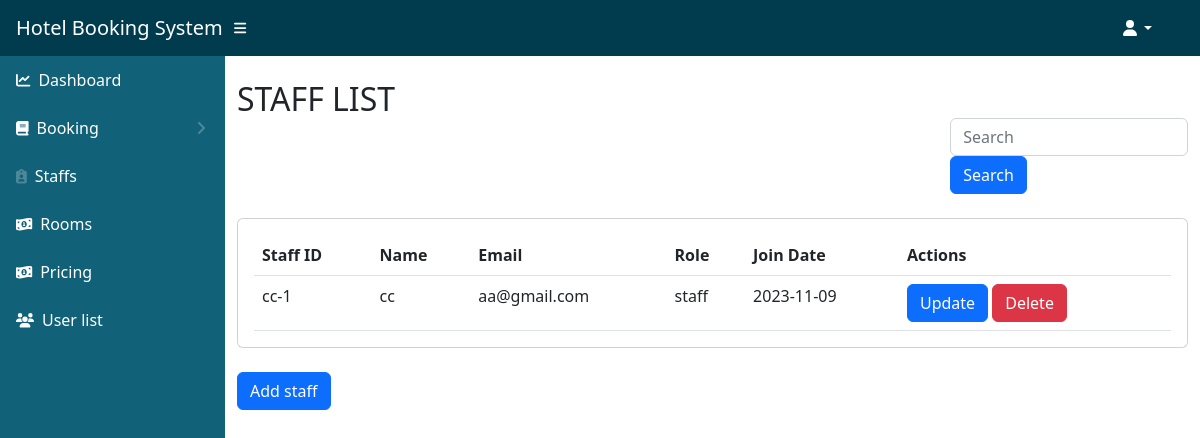
Page /all-staff.php on the earlier database version.
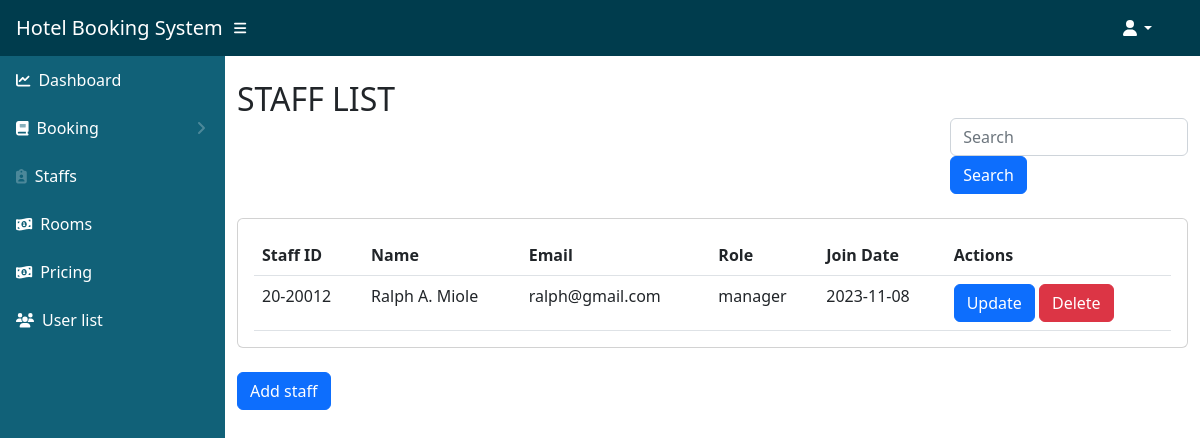
Same page on the later database version.
### tables this page shows
CREATE TABLE `staff` (
  `id` int(11) NOT NULL,
  `staff_id` varchar(100) NOT NULL,
  `name` varchar(100) NOT NULL,
  `sex` varchar(100) NOT NULL,
  `email` varchar(100) NOT NULL,
  `contact_num` bigint(255) NOT NULL,
  `role` varchar(100) NOT NULL,
  `join_date` date NOT NULL
);

### all-staff.php (the view, shortened to what this page needs)
<?php include('includes/header.php'); ?>
<div class="page-wrapper">
	<div class="content container-fluid">
		<div class="page-header">
			<div class="row align-items-center">
				<div class="col">
					<div class="mt-4">
						<h2 class="card-title float-left ">STAFF LIST</h2>
                    </div>
				</div>
			</div>
		</div>
		<div class="row">
			<div class="col-lg-12 mb-4">
				<form>
					<div class="col-md-3 ms-auto">
						<div class="form-group">
							<input class="form-control mr-sm-2" type="search" placeholder="Search" aria-label="Search">
    						<button class="btn btn-primary my-2 my-sm-0" type="submit">Search</button>
						</div>
					</div>
				</form>
			</div>
		</div>
		<div class="row">
			<div class="col-sm-12">
				<div class="card card-table">
					<div class="card-body booking_card">
						<div class="table-responsive">
							<table class="datatable table table-stripped table table-hover table-center mb-0">
								<thead>
									<tr>
										<th>Staff ID</th>
										<th>Name</th>
										<th>Email</th>
										<th>Role</th>
										<th>Join Date</th>
										<th>Actions</th>
									</tr>
								</thead>
								<?php
								include("config/conn.php");
								$sql = "SELECT staff_id, name, email, role, join_date FROM staff";
        						$result = $conn->query($sql);
								if ($result->num_rows > 0){
									while($row = $result->fetch_assoc()){
										echo "<tr>";
										echo "<td>" . $row['staff_id'] . "</td>";
										echo "<td>" . $row['name'] . "</td>";
										echo "<td>" . $row['email'] . "</td>";
										echo "<td>" . $row['role'] . "</td>";
										echo "<td>" . $row['join_date'] . "</td>";
										echo "<td>";
										echo "<a href='update.php?id=".$row['staff_id']."' class='btn btn-update btn-primary'>Update</a> ";
										echo "<a href='?delete_id=".$row['staff_id']."' class='btn btn-delete btn-danger' onclick='return confirm(\"Are you sure you want to delete this user?\")'>Delete</a></td>";
										echo "</tr>";
									}
								}
								else{
									echo "<tr><td colspan='8'>No results found</td></tr>";
								}
								?>
							</table>
						</div>
					</div>
				</div>
			</div>
		</div>
			<button type="button" class="btn btn-primary mt-4" data-toggle="modal" data-target="#exampleModal">
                Add staff
            </button>
    </div>
</div>
<?php include('includes/scripts.php'); ?>

### includes/header.php (shortened to what this page needs)
<!DOCTYPE html>
<html lang="en">
    <head>
        <link href="https://cdn.jsdelivr.net/npm/simple-datatables@7.1.2/dist/style.min.css" rel="stylesheet" />
        <link href="css/styles.css" rel="stylesheet" />
    </head>
    <body class="sb-nav-fixed">
    <?php include('includes/navbar-top.php'); ?>
    <div id="layoutSidenav">
    <?php include('includes/sidebar.php'); ?>
    <div id="layoutSidenav_content">
        <main>

### includes/navbar-top.php (shortened to what this page needs)
<nav class="sb-topnav navbar navbar-expand navbar-dark "style = "background-color: #003C4D">
            <a class="navbar-brand ps-3 text-white" href="#">Hotel Booking System</a>
            <button class="btn btn-link btn-sm order-1 order-lg-0 me-4 me-lg-0 text-white" id="sidebarToggle" href="#!"><i class="fas fa-bars"></i></button>
            <form class="d-none d-md-inline-block form-inline ms-auto me-0 me-md-3 my-2 my-md-0">
            <ul class="navbar-nav ms-auto ms-md-0 me-3 me-lg-4">
                <li class="nav-item dropdown">
                    <a class="nav-link dropdown-toggle text-white" id="navbarDropdown" href="#" role="button" data-bs-toggle="dropdown" aria-expanded="false"><i class="fas fa-user fa-fw"></i></a>
                </li>
            </ul>
            </form>
        </nav>

### includes/sidebar.php (shortened to what this page needs)
<div id="layoutSidenav_nav">
    <nav class="sb-sidenav accordion sb-sidenav-dark" style = "background-color: #116178" id="sidenavAccordion">
        <div class="sb-sidenav-menu">
            <div class="nav">
                <a class="nav-link text-white" href="index.php">
                    <div class="sb-nav-link-icon text-white"><i class="fa-solid fa-chart-line"></i></div>
                    Dashboard
                </a>
                <a class="nav-link collapsed text-white " href="#" data-bs-toggle="collapse" data-bs-target="#collapseBooking" aria-expanded="false" aria-controls="collapseLayouts">
                    <div class="sb-nav-link-icon text-white"><i class="fa-solid fa-book"></i></div>
                    Booking
                    <div class="sb-sidenav-collapse-arrow"><i class="fas fa-angle-down"></i></div>
                </a>
                <a class="nav-link text-white" href="all-staff.php">
                            <div class="sb-nav-link-icon"><i class="fa-solid fa-clipboard-user text white"></i></div>
                    Staffs
                </a>
                <a class="nav-link text-white" href="rooms.php">
                            <div class="sb-nav-link-icon"><i class="fa-solid fa-money-bill-1-wave text-white"></i></div>
                            Rooms
                        </a>
                        <a class="nav-link text-white" href="#">
                            <div class="sb-nav-link-icon"><i class="fa-solid fa-money-bill-1-wave text-white"></i></div>
                            Pricing
                        </a>
                        <a class="nav-link text-white" href="user-list.php">
                            <div class="sb-nav-link-icon"><i class="fa-solid fa-users text-white"></i></div>
                            User list
                        </a>
            </div>
        </div>
    </nav>
</div>

### includes/scripts.php (shortened to what this page needs)
    </body>
</html>

Differences in the rows shown:
removed staff: staff "cc-1", name "cc", email "aa@gmail.com", role "staff", join_date "2023-11-09"
added staff: staff "20-20012", name "Ralph A. Miole", email "ralph@gmail.com", role "manager", join_date "2023-11-08"
